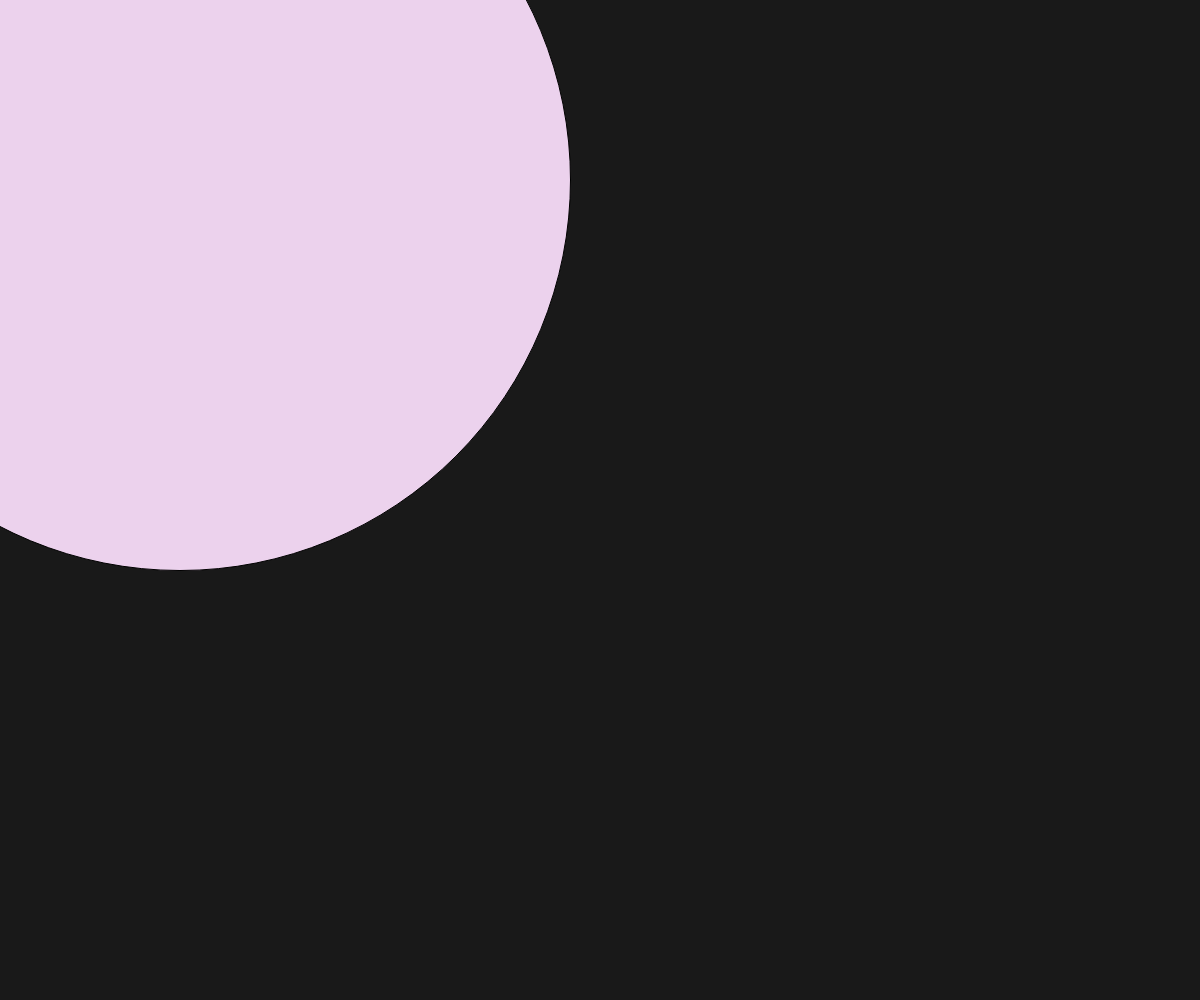
Frame 1 (no input)
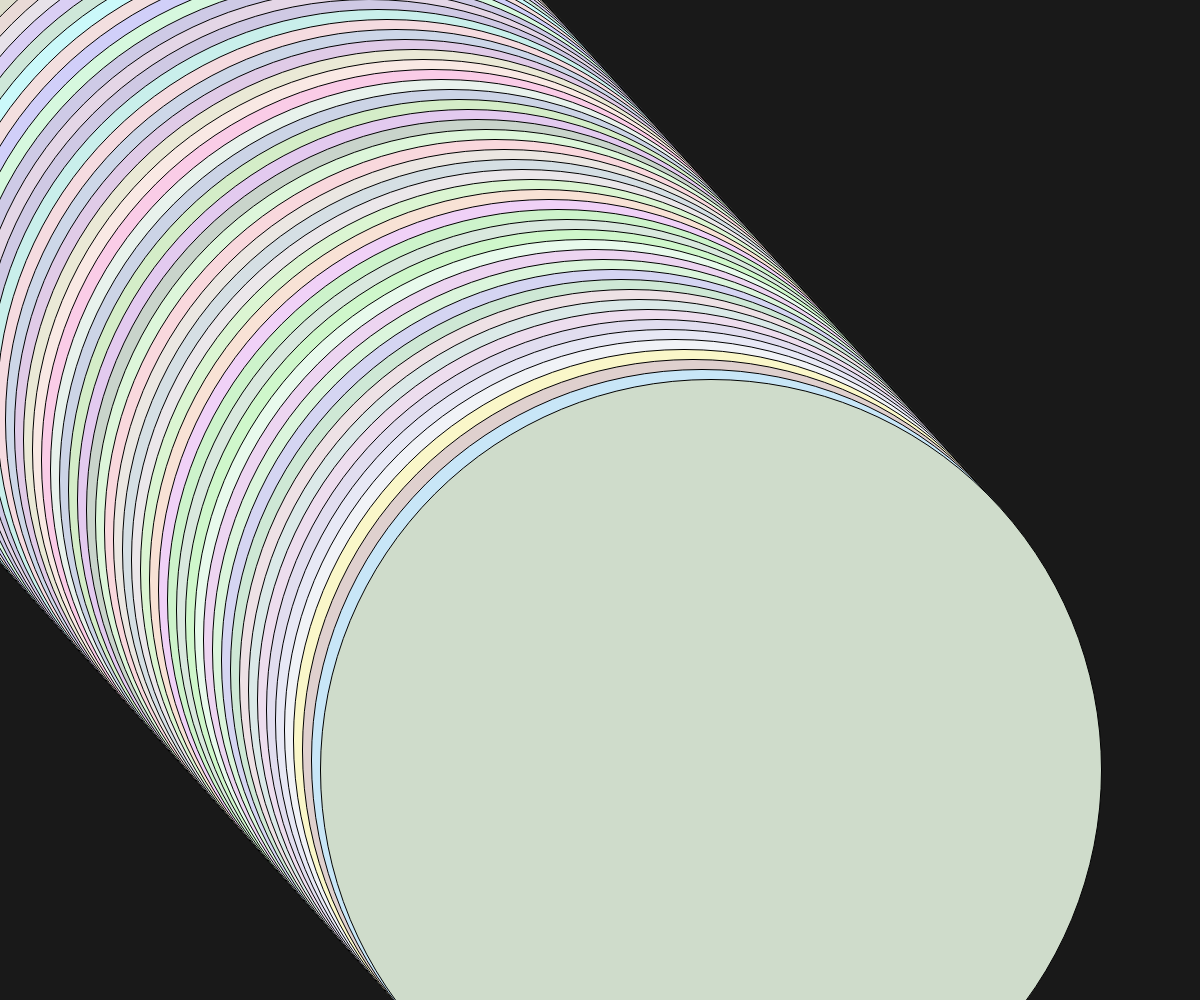
Frame 60 (no input)
Frame 120 (the mouse pressed at the canvas centre since frame 60): identical to frame 60, image omitted

The p5.js sketch that drew these frames (run headless with seeded random() and noise() and a simulated clock; from frame 60 on, the mouse is pressed at the canvas centre):

// p5.js sketch
// ── sketch.js
var x = 180;
var y = 180;
var xspeed = 9;
var yspeed = 10;

//var array = ["Leidy", "Charlie", "Artem", "Hortense", 5, 6];

function setup() {
  createCanvas(windowWidth, windowHeight);
  background (25);
  // console.log(array.length);
  // console.log(array[4]);
  // for ( var i = 0; i < array.length; i++) {
  //   console.log(array[i]);
  //   array.push(i);
    
  // }
  // console.log(array);
}

function draw() {

	//distance from center of the screen
	var d = dist(windowWidth/2, windowHeight/2, mouseX, mouseY);


	fill (random(200, 250), random(200, 250), random(200, 250));
	ellipse (x, y, d, d);



  //bouncing horizontally
 	x = x + xspeed;
  	
	if (x > windowWidth || x < 0)  {
   	xspeed = -xspeed;
	}

	//bouncing veritcally
	y = y + yspeed;

	if (y > windowHeight || y < 0) {
 	  yspeed = -yspeed;
	}

}
